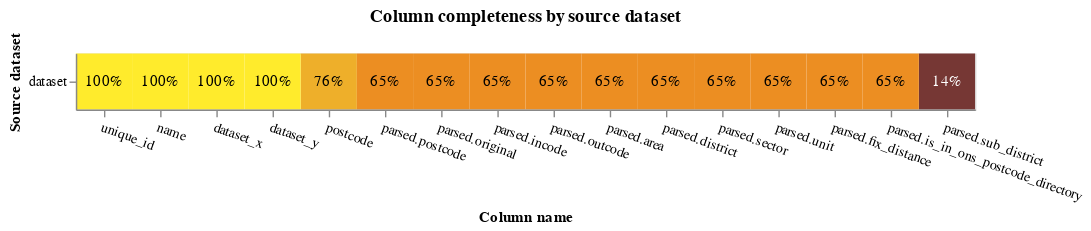

Notebook code for this chart:
### Code cell
db_api = DuckDBAPI()
# Conver empty lists to null before running...#
completeness_chart(df, db_api=db_api, table_names_for_chart=["dataset"])

### Figure 1 — Vega-Lite specification as saved in the notebook (floating-point values rounded to 4 significant figures)
{"config": {"view": {"continuousWidth": 400, "continuousHeight": 300}}, "layer": [{"mark": "rect", "encoding": {"color": {"field": "completeness", "legend": null, "scale": {"scheme": "darkred", "zero": true}, "type": "quantitative"}, "tooltip": [{"field": "source_dataset", "title": "Source dataset", "type": "nominal"}, {"field": "total_rows_inc_nulls", "format": ",", "title": "# of records", "type": "quantitative"}, {"field": "column_name", "title": "Column name", "type": "nominal"}, {"field": "total_null_rows", "format": ",", "title": "# of nulls", "type": "quantitative"}, {"field": "completeness", "format": ".1%", "type": "quantitative"}], "x": {"axis": {"labelAngle": 20}, "field": "column_name", "sort": {"field": "mean_comp", "order": "descending"}, "title": "Column name", "type": "nominal"}, "y": {"field": "source_dataset", "title": "Source dataset", "type": "nominal"}}, "title": "Column completeness by source dataset", "transform": [{"joinaggregate": [{"op": "mean", "field": "completeness", "as": "mean_comp"}], "groupby": ["column_name"]}]}, {"mark": {"type": "text"}, "encoding": {"color": {"condition": {"test": "datum['completeness'] < 0.5", "value": "white"}, "value": "black"}, "text": {"field": "completeness", "format": ".0%", "type": "quantitative"}, "x": {"axis": {"labelAngle": 0}, "field": "column_name", "sort": {"field": "mean_comp", "order": "descending"}, "type": "nominal"}, "y": {"field": "source_dataset", "type": "nominal"}}, "transform": [{"joinaggregate": [{"op": "mean", "field": "completeness", "as": "mean_comp"}], "groupby": ["column_name"]}]}], "data": {"name": "data-f96051b0956b368c0cb96a2bbd89b2ec"}, "height": {"step": 40}, "width": {"step": 40}, "$schema": "https://vega.github.io/schema/vega-lite/v5.9.3.json", "datasets": {"data-f96051b0956b368c0cb96a2bbd89b2ec": [{"source_dataset": "dataset", "column_name": "unique_id", "total_null_rows": 0, "total_rows_inc_nulls": 74508, "completeness": 1.0}, {"source_dataset": "dataset", "column_name": "name", "total_null_rows": 0, "total_rows_inc_nulls": 74508, "completeness": 1.0}, {"source_dataset": "dataset", "column_name": "postcode", "total_null_rows": 17666, "total_rows_inc_nulls": 74508, "completeness": 0.7629}, {"source_dataset": "dataset", "column_name": "dataset_x", "total_null_rows": 0, "total_rows_inc_nulls": 74508, "completeness": 1.0}, {"source_dataset": "dataset", "column_name": "dataset_y", "total_null_rows": 0, "total_rows_inc_nulls": 74508, "completeness": 1.0}, {"source_dataset": "dataset", "column_name": "parsed.postcode", "total_null_rows": 25867, "total_rows_inc_nulls": 74508, "completeness": 0.6528}, {"source_dataset": "dataset", "column_name": "parsed.original", "total_null_rows": 25867, "total_rows_inc_nulls": 74508, "completeness": 0.6528}, {"source_dataset": "dataset", "column_name": "parsed.incode", "total_null_rows": 25867, "total_rows_inc_nulls": 74508, "completeness": 0.6528}, {"source_dataset": "dataset", "column_name": "parsed.outcode", "total_null_rows": 25867, "total_rows_inc_nulls": 74508, "completeness": 0.6528}, {"source_dataset": "dataset", "column_name": "parsed.area", "total_null_rows": 25867, "total_rows_inc_nulls": 74508, "completeness": 0.6528}, {"source_dataset": "dataset", "column_name": "parsed.district", "total_null_rows": 25867, "total_rows_inc_nulls": 74508, "completeness": 0.6528}, {"source_dataset": "dataset", "column_name": "parsed.sub_district", "total_null_rows": 63968, "total_rows_inc_nulls": 74508, "completeness": 0.1415}, {"source_dataset": "dataset", "column_name": "parsed.sector", "total_null_rows": 25867, "total_rows_inc_nulls": 74508, "completeness": 0.6528}, {"source_dataset": "dataset", "column_name": "parsed.unit", "total_null_rows": 25867, "total_rows_inc_nulls": 74508, "completeness": 0.6528}, {"source_dataset": "dataset", "column_name": "parsed.fix_distance", "total_null_rows": 25867, "total_rows_inc_nulls": 74508, "completeness": 0.6528}, {"source_dataset": "dataset", "column_name": "parsed.is_in_ons_postcode_directory", "total_null_rows": 25867, "total_rows_inc_nulls": 74508, "completeness": 0.6528}]}}
